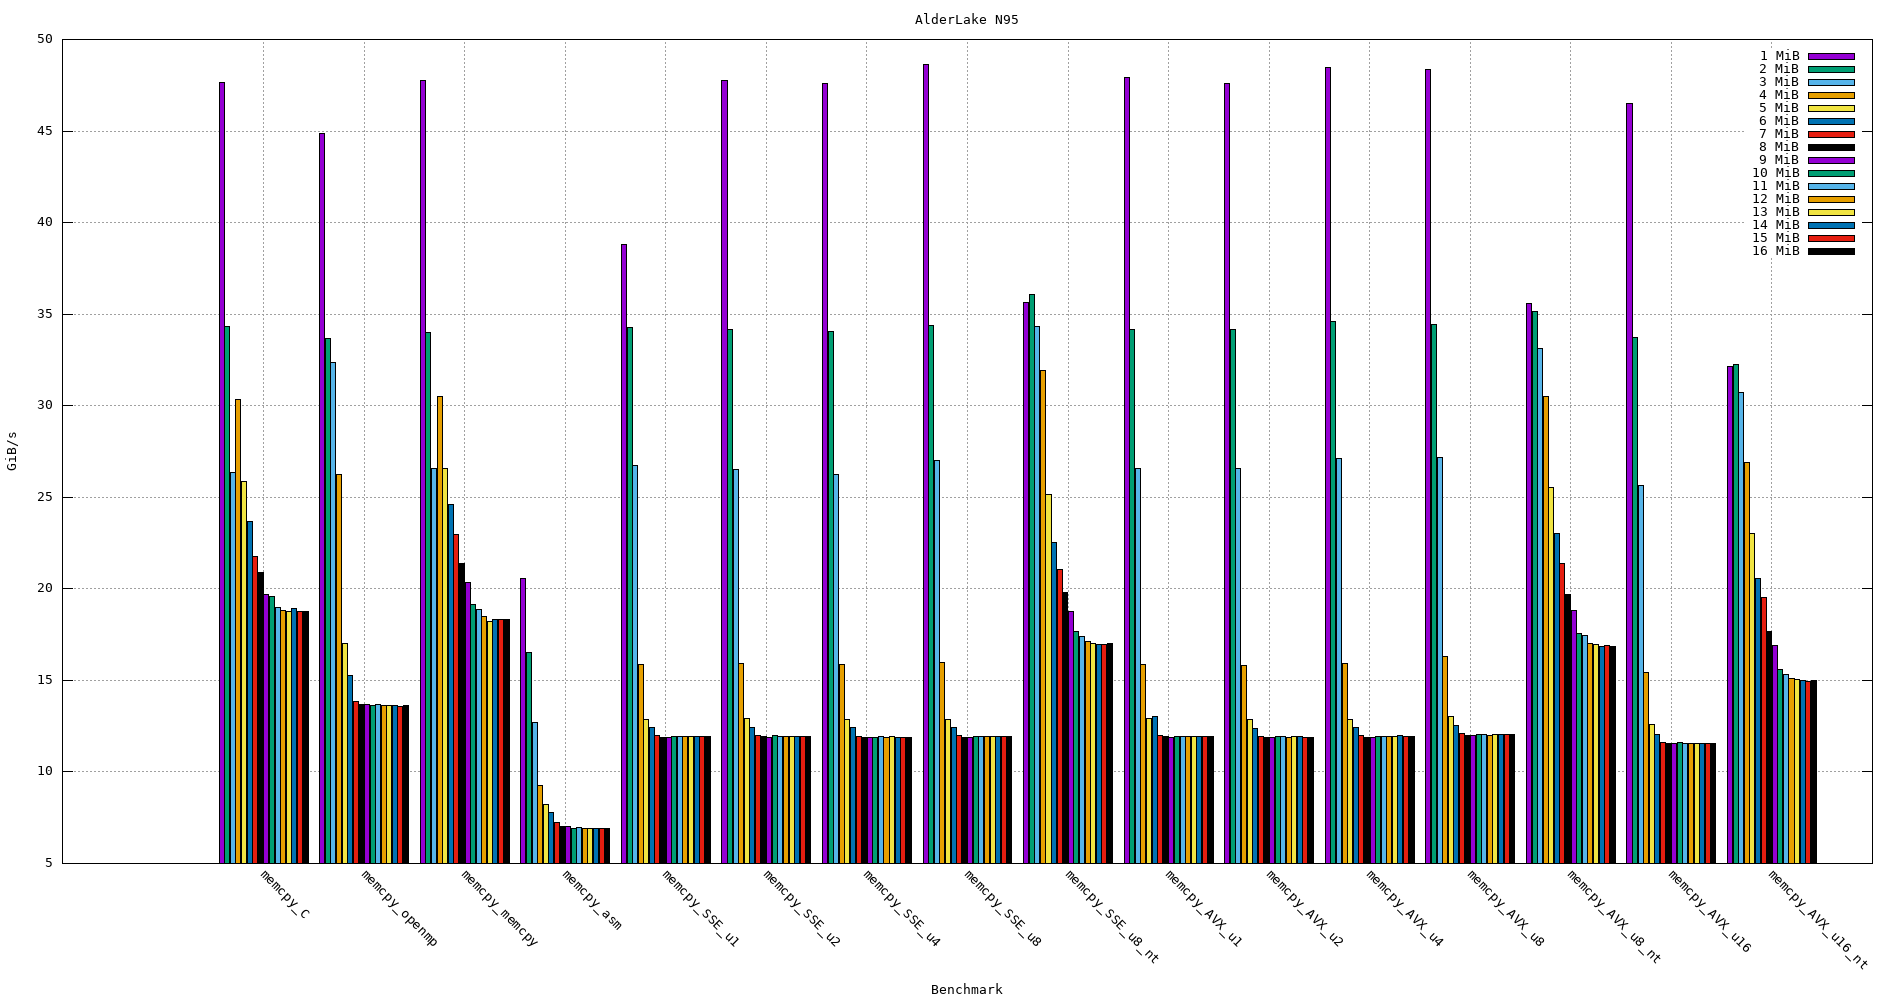

Recreate this plot in gnuplot.
set term png size 1900,1000 noenhanced font "Terminal,10"

set grid

set datafile separator ";"

set style data histogram
set style fill solid border -1
set boxwidth 0.9

set auto x
set xtic rotate by -45 scale 0

set xlabel "Benchmark"
set ylabel "GiB/s"

set multiplot layout 1, 1 rowsfirst

set title "AlderLake N95"
list=system('ls -v *.csv')
plot for [csv in list] csv u 11:xticlabels(stringcolumn(1)) t split(csv, ".")[1]." MiB"

undef multiplot
